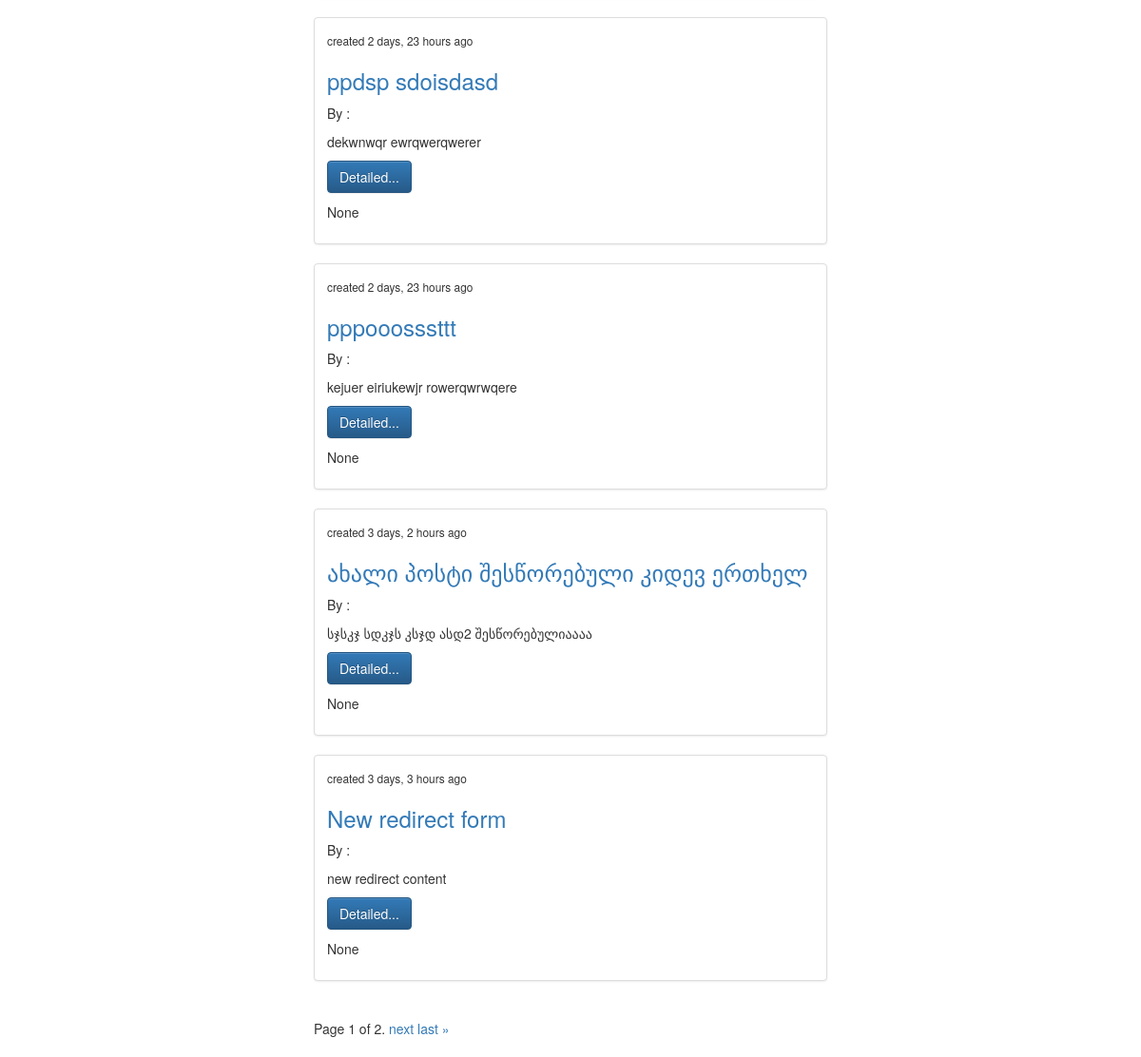
/posts/ (lower part), run on an earlier commit of the app's database.
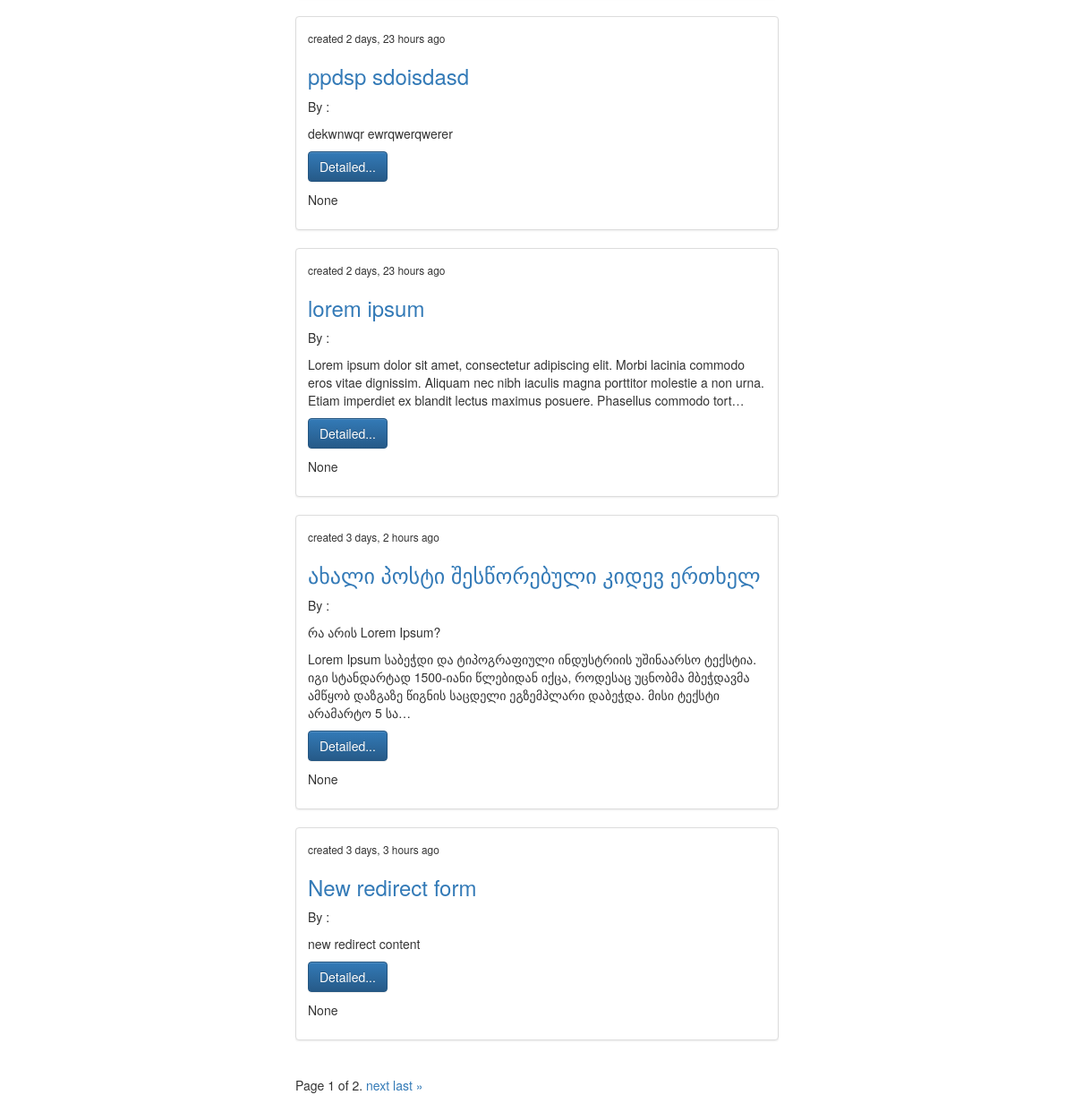
And on a later commit of the database.
### posts/models.py (models this page shows, shortened)
class Post(models.Model):
    title=models.CharField(max_length=256)
    slug = models.SlugField(unique=True, default=None)
    image=models.ImageField(upload_to=upload_location,null=True,blank=True, width_field="width_field", height_field="height_field")
    height_field = models.IntegerField(default=0)
    width_field = models.IntegerField(default=0)
    content = models.TextField()
    timestamp=models.DateTimeField(auto_now=False, auto_now_add=True)
    updated=models.DateTimeField(auto_now=True, auto_now_add=False)
    author = models.ForeignKey(User, on_delete=models.CASCADE, default=None)
    tag = models.CharField(max_length=255,null=True)
    class Meta:
        ordering=["-timestamp", "-updated"]

### posts/views.py (the view)
# urls.py: path('', views.post_list, name='homepage'),
def post_list(request):
    queryset_list = Post.objects.all()
    query = request.GET.get("q")
    if query:
        queryset_list = queryset_list.filter(
                                            Q(title__icontains=query) |
                                            Q(content__icontains=query)
                                            )
    paginator = Paginator(queryset_list, 10)
    page = request.GET.get('page')
    queryset = paginator.get_page(page)
    return render(request, 'post_list.html', {'posts' : queryset})

### posts/templates/post_list.html (shortened to what this page needs)
{% extends "master.html" %}
{% block content %}
<div class="col-sm-6 col-sm-offset-3">
{% for item in posts %}
    <div class="thumbnail">
      <div class="caption">
        <small> created {{item.timestamp | timesince}} ago </small>
        <h3>  <a href="{% url 'posts:detail' slug=item.slug %}"> {{item.title}} </a></h3>
        <div class="listing-author">
        {% if item.author.get_full_name %}
          <p> By : {{item.author.get_full_name }} </p>
        {% else %}
          <p> By : {{item.author }} </p>
        {% endif %}
       </div>
        <p>{{item.content|linebreaks | truncatechars:240}} </p>
        <p><a href="{% url 'posts:detail' slug=item.slug %}" class="btn btn-primary" role="button">Detailed...</a> </p>
        <p> {{item.slug}} </p>
      </div>
    </div>
{% endfor %}
<div class="pagination">
    <span class="step-links">
        <span class="current">
            Page {{ posts.number }} of {{ posts.paginator.num_pages }}.
        </span>
        {% if posts.has_next %}
            <a href="?page={{ posts.next_page_number }}{%if request.GET.q %}&q={{request.GET.q}}{% endif %}">next</a>
            <a href="?page={{ posts.paginator.num_pages }}">last &raquo;</a>
        {% endif %}
    </span>
</div>
</div>
{%  endblock content %}

### posts/templates/master.html (shortened to what this page needs)
<!DOCTYPE html>
<html lang="en" dir="ltr">
  <head>
    <link rel="stylesheet" href="https://maxcdn.bootstrapcdn.com/bootstrap/3.3.7/css/bootstrap.min.css">
    <link rel="stylesheet" href="https://maxcdn.bootstrapcdn.com/bootstrap/3.3.7/css/bootstrap-theme.min.css">
  </head>
  <body>
    <div class="container">
      {% block content %}
      {% endblock content %}
    </div>
  </body>
</html>

What changed in the data, as far as the page shows it:
changed Post: title "pppooosssttt" → "lorem ipsum"; content "kejuer eiriukewjr rowerqwrwqere" → "Lorem ipsum dolor sit amet, consectetur adipiscing elit. Morbi lacinia commodo eros vitae dignissim. Aliquam nec nibh iaculis magna porttitor molestie a non urna. Etiam imperdiet ex blandit lectus maximus posuere. Phasellus commodo tort…"
changed Post "ახალი პოსტი შესწორებული კიდევ ერთხელ": content "სჯსკჯ სდკჯს კსჯდ ასდ2 შესწორებულიაააა" → "რა არის Lorem Ipsum? Lorem Ipsum საბეჭდი და ტიპოგრაფიული ინდუსტრიის უშინაარსო ტექსტია. იგი სტანდარტად 1500-იანი წლებიდან იქცა, როდესაც უცნობმა მბეჭდავმა ამწყობ დაზგაზე წიგნის საცდელი ეგზემპლარი დაბეჭდა. მისი ტექსტი არამარტო 5 სა…"
